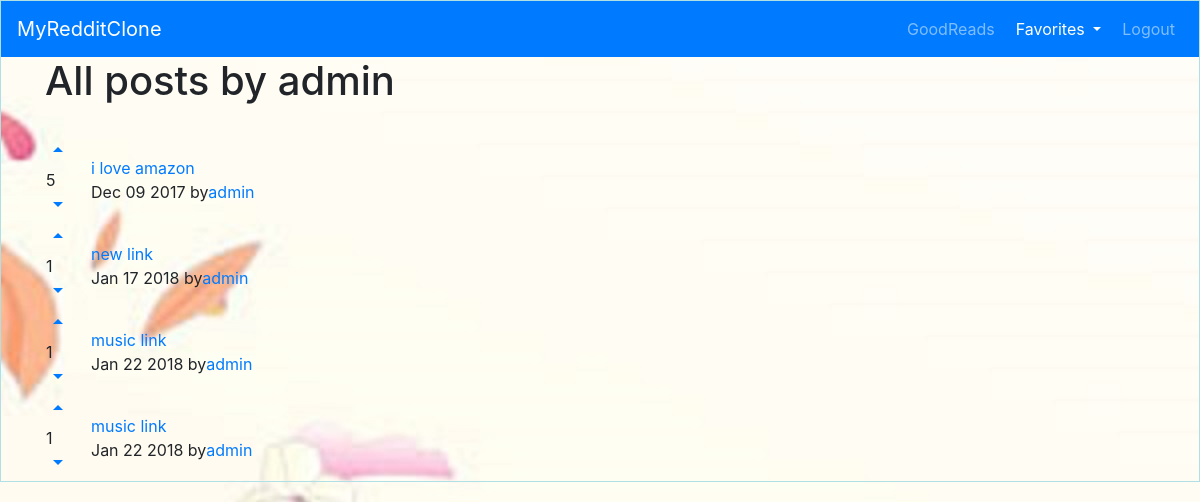
/posts/user/1/ (signed in), run on the app's committed database.
### posts/models.py (models this page shows)
class Post(models.Model):
    title=models.CharField(max_length=200)
    url=models.TextField()
    pub_date=models.DateTimeField()
    author=models.ForeignKey(User,on_delete=models.CASCADE)
    votes_total=models.IntegerField(default=1)
    def pub_date_custom(self):
        return self.pub_date.strftime('%b %d %Y')

### posts/views.py (the view)
# urls.py: url(r'^user/(?P<fk>[0-9]+)/',views.userposts,name='userposts'),
def userposts(request,fk):
    posts=Post.objects.filter(author__id=fk).order_by('-votes_total')
    author=User.objects.get(pk=fk)
    return render(request,'posts/userposts.html',{'posts':posts, 'author':author})

### posts/templates/posts/userposts.html (shortened to what this page needs)
{% extends 'base.html'%}
{% block content %}
<h1>All posts by  {{ author.username}}</h1>
<br />
{%  for post in posts.all %}
<table>
  <tr>
    <td style="padding-right: 20px;"><a href="#" onClick="document.getElementById('upvote{{ post.id }}').submit()"><i class="material-icons">arrow_drop_up</i></a><br/>{{ post.votes_total }}<br/><a href="#" onClick="document.getElementById('downvote{{ post.id }}').submit()"><i class="material-icons">arrow_drop_down</i></a></td>
    <td><a href="{{ post.url }}">{{ post.title }}</a><br/>{{ post.pub_date_custom }} by<a href="{% url 'posts:userposts' post.author.id %}" >{{ post.author.username }}</a></td>
  </tr>
</table>
{% endfor %}
{% endblock %}

### data on the page
Post: votes_total "5", title "i love amazon", pub_date_custom "Dec 09 2017", author.username "admin"
Post: votes_total "1", title "new link", pub_date_custom "Jan 17 2018", author.username "admin"
Post: votes_total "1", title "music link", pub_date_custom "Jan 22 2018", author.username "admin"
Post: votes_total "1", title "music link", pub_date_custom "Jan 22 2018", author.username "admin"

### other printed values
{{ author.username }} "admin"
